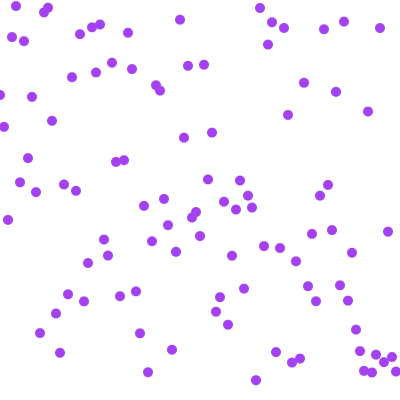
Frame 1 (no input)
Frame 60 (the mouse pressed at the canvas centre just before this capture): identical to frame 1, image omitted
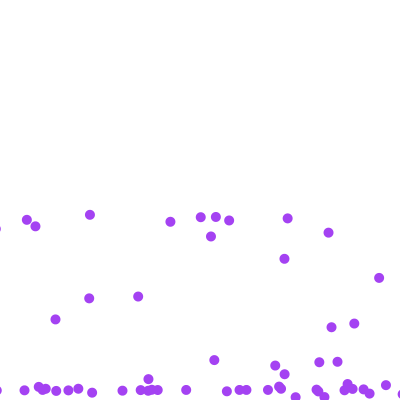
Frame 120 (the mouse held since frame 60 and released just before this capture)

The Processing sketch that drew these frames (run headless with seeded random() and noise(); from frame 60 on, the mouse is pressed at the canvas centre):

// Processing sketch: processing_105701
// ── processing_105701.pde

float[] posX;
float[] posY;

float[] speedX;
float[] speedY;
float gravity;

int ballSize;
int numBalls;

boolean fall=false;

void setup() {
  size(400, 400);
  smooth();
  noStroke();

  fill(random(255), random(255), random(255));

  numBalls=100;//number of balls = 50

    ballSize=10;
  gravity=.5;//reduce speed overtime

  speedX=new float[numBalls]; //speedX[50]
  speedY=new float[numBalls];//speedY[50]
  posX=new float[numBalls];//posX[50]
  posY=new float[numBalls];//posX[50]

    for (int i=0; i<numBalls; i++) {
    posX[i]=i*(width/numBalls);//same X distance between balls
    posY[i]=random(height);//random y position
    speedY[i]=0;
    speedX[i]=random(-5, 5);//random speed for left and right
  }
}

void draw() {
  background(255);

  for (int i=0; i<numBalls; i++) {
    ellipse(posX[i], posY[i], ballSize, ballSize);//draw circle

      if (fall==true) { //when mouse pressed
      posY[i]+=speedY[i];
      speedY[i]+=gravity;//fall with gravity(the force)
      posX[i]+=speedX[i];//go left and right
    }

    if (posY[i]>=height-ballSize) {
      speedY[i]*=-0.7;//bounce back
    }
  }
}

  void mousePressed () {
    fall=true;
  }
